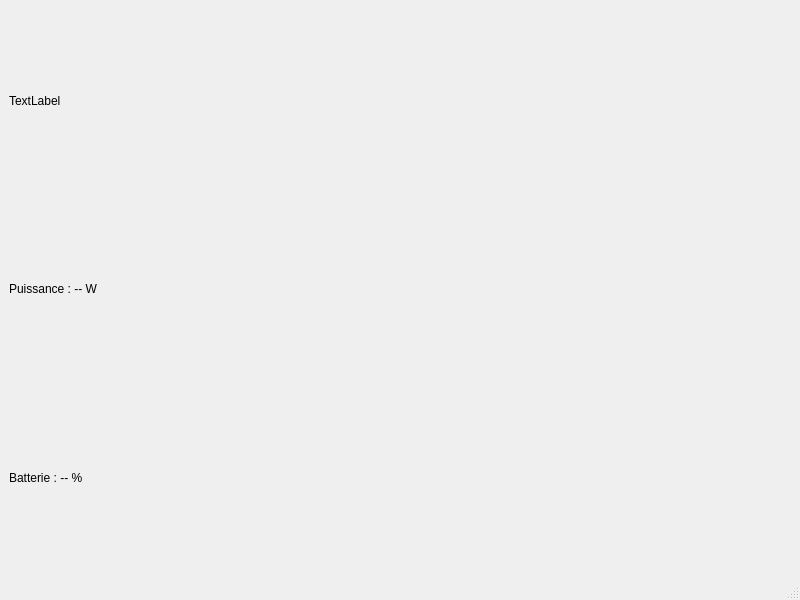
<?xml version="1.0" encoding="UTF-8"?>
<ui version="4.0">
 <class>MainWindow</class>
 <widget class="QMainWindow" name="MainWindow">
  <property name="geometry">
   <rect>
    <x>0</x>
    <y>0</y>
    <width>800</width>
    <height>600</height>
   </rect>
  </property>
  <property name="windowTitle">
   <string>MainWindow</string>
  </property>
  <widget class="QWidget" name="centralwidget">
   <layout class="QGridLayout" name="gridLayout">
    <item row="2" column="0">
     <widget class="QLabel" name="labelPower">
      <property name="text">
       <string>Puissance : -- W</string>
      </property>
     </widget>
    </item>
    <item row="0" column="0">
     <widget class="QLabel" name="labelData">
      <property name="text">
       <string>TextLabel</string>
      </property>
     </widget>
    </item>
    <item row="3" column="0">
     <widget class="QLabel" name="labelBattery">
      <property name="text">
       <string>Batterie : -- %</string>
      </property>
     </widget>
    </item>
   </layout>
  </widget>
  <widget class="QMenuBar" name="menubar">
   <property name="geometry">
    <rect>
     <x>0</x>
     <y>0</y>
     <width>800</width>
     <height>19</height>
    </rect>
   </property>
  </widget>
  <widget class="QStatusBar" name="statusbar"/>
 </widget>
 <resources/>
 <connections/>
</ui>
